Frame 1 (no input): blank canvas, image omitted
Frame 60 (no input): blank canvas, image omitted
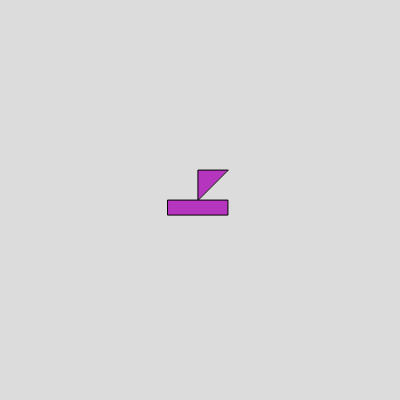
Frame 120 (the mouse pressed at the canvas centre since frame 60)

The p5.js sketch whose frames 1 and 60 were blank and that drew this single picture after the mouse press (run headless with seeded random() and noise() and a simulated clock; from frame 60 on, the mouse is pressed at the canvas centre):

// p5.js sketch
// ── sketch.js
let sailboats = [];

function setup() {
  createCanvas(400, 400);
}

function draw() {
  background(220);

  for (let boat of sailboats) {
    boat.display();
    boat.move();
  }
}

function mousePressed() {
  if (mouseButton === LEFT) {
    let x = mouseX;
    let y = mouseY;
    sailboats.push(new Sailboat(x, y));
  }
}

class Sailboat {
  constructor(x, y) {
    this.x = x;
    this.y = y;
    this.mastHeight = 30;
    this.boatWidth = 60;
    this.boatHeight = 15;
    this.r = random(255);
    this.g = random(255);
    this.b = random(255);
  }

  display() {
    fill(this.r, this.g, this.b);
    // Draw sail
    triangle(this.x, this.y, this.x, this.y - this.mastHeight, this.x + this.boatWidth / 2, this.y - this.mastHeight);
    // Draw boat
    rect(this.x - this.boatWidth / 2, this.y, this.boatWidth, this.boatHeight);
  }

  move() {
    this.x += random(-1, 1);
    this.y += random(-1, 1);
  }
}
